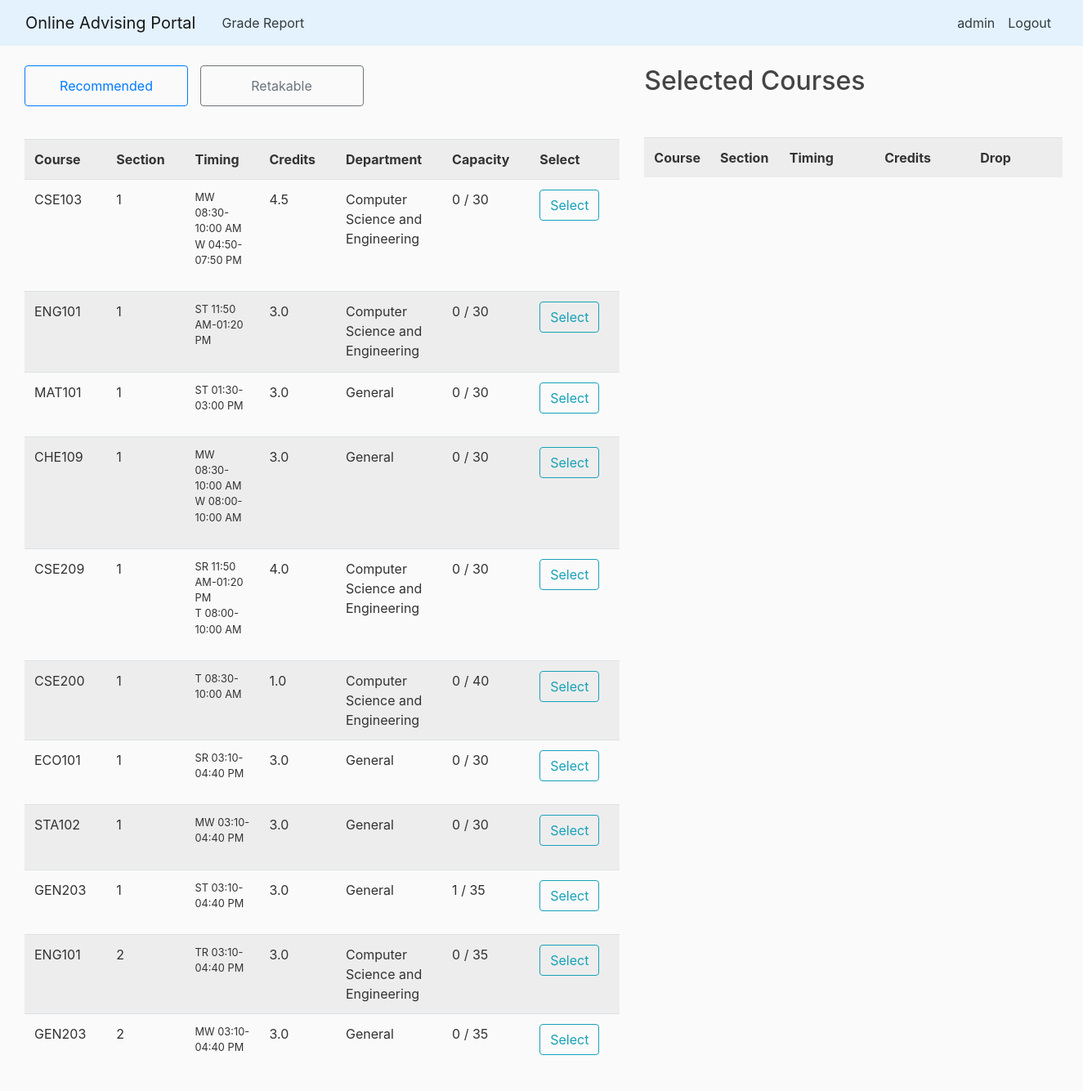
The page /advising/ (signed in) on the database its author committed.
### advising_portal/models.py (models this page shows)
class Course(models.Model):
    course_id = models.CharField(max_length=100, primary_key=True)
    course_code = models.CharField(max_length=10)
    course_title = models.TextField()
    department = models.ForeignKey(Department, on_delete=models.SET_NULL, null=True)
    prerequisite_course = models.ForeignKey('self', on_delete=models.SET_NULL, null=True)
    credit = models.FloatField()
    created_at = models.DateTimeField(default=timezone.now)
    created_by = models.ForeignKey(User, on_delete=models.SET_NULL, null=True)

class Department(models.Model):
    department_id = models.CharField(max_length=100, primary_key=True)
    department_name = models.TextField()
    created_at = models.DateTimeField(default=timezone.now)
    created_by = models.ForeignKey(User, on_delete=models.SET_NULL, null=True)

### advising_portal/views.py (the view, shortened to what this page needs)
# urls.py: path('advising/', views.home, name='advising-portal-home'),
@login_required
def home(request):
    student = Student.objects.get(username_id=request.user)
    filter_condition = request.GET.get('filter', 'recommended')
    if filter_condition == 'recommended':
        section_filter = CoursesTaken.objects.filter(
            student_id=student,
            semester_id__in=Semester.objects.filter(
                advising_status=False
            ).values('semester_id').all()
        ).values('section_id').all()
        sections = Section.objects.exclude(
            course_id__in=Section.objects.filter(
                section_id__in=section_filter
            ).values('course_id').all()
        )
        sections = sections.exclude(
            course_id__in=Course.objects.filter(
                prerequisite_course_id__in=Section.objects.exclude(
                    section_id__in=CoursesTaken.objects.filter(
                        student_id=student,
                        semester_id__in=Semester.objects.filter(
                            advising_status=False
                        ).values('semester_id').all()
                    ).values('section_id').all()
                ).values('course_id').all()
            ).values('course_id').all()
        )
    sections = list(sections)
    view_data = []
    for section in sections:
        formatted_data = {
            'section_id': section.section_id,
            'section_no': section.section_no,
            'section_capacity': section.section_capacity,
            'total_students': section.total_students,
            'department_name': section.course.department.department_name,
            'instructor_id': section.instructor.name,
            'course_id': section.course.course_code,
            'credit': section.course.credit,
        }
        routines = {}
        get_time_slots = Routine.objects.filter(
            routine_slot_id=section.routine_id
        ).values('time_slot_id').distinct()
        for time_slot in get_time_slots:
            time_slot = TimeSlot.objects.get(time_slot_id=time_slot['time_slot_id'])
            time_part = str(time_slot)[2:]
            day_part = str(time_slot)[0]
            if time_part not in routines:
                routines[time_part] = day_part
            else:
                routines[time_part] += day_part
        routine_str = ''
        for time, day in routines.items():
            routine_str += f'{day} {time}\n'
        formatted_data['routine_id'] = routine_str
        view_data.append(formatted_data)
    student_id = Student.objects.get(username_id=request.user).pk
    current_semester_id = Semester.objects.get(advising_status=True).pk
    courses_taken = CoursesTaken.objects.filter(
        student_id=student_id,
        semester_id=current_semester_id
    ).all()
    view_selected_courses_data = []
    context = {
        'sections': view_data,
        'selected_courses': view_selected_courses_data
    }
    return render(request, 'advising_portal/home.html', context)

### advising_portal/models.py (called while the page is built)
    def __str__(self):
        time_visual_format = f'{self.day} {self.start_time.strftime("%I:%M %p")}-{self.end_time.strftime("%I:%M %p")}'
        if time_visual_format[8:10] == time_visual_format[17:19]:
            time_visual_format = time_visual_format[:7] + time_visual_format[10:19]
        return time_visual_format

### advising_portal/templates/advising_portal/home.html (shortened to what this page needs)
{% extends "advising_portal/base.html" %}
{% block content %}
    <div class="row fix-width">
        <div class="col-7">
            <div class="btn-self-design">
                <button class="btn btn-outline-primary btn-fix-width" type="submit" onclick="location.href='{% url 'advising-portal-home' %}?filter=recommended'">
                    Recommended
                </button>
                <button class="btn btn-outline-secondary btn-fix-width" type="submit" onclick="location.href='{% url 'advising-portal-home' %}?filter=retakable'">
                    Retakable
                </button>
            </div>
            <div class="table-responsive left-table-align">
                <table class="table table-striped">
                    <tbody>
                        <tr>
                            <td class="col-md-1"><b>Course</b></td>
                            <td class="col-md-1"><b>Section</b></td>
                            <td class="col-md-1"><b>Timing</b></td>
                            <td class="col-md-1"><b>Credits</b></td>
                            <td class="col-md-1"><b>Department</b></td>
                            <td class="col-md-1"><b>Capacity</b></td>
                            <td class="col-md-1"><b>Select</b></td>
                        </tr>
                        {% for section in sections %}
                            <tr>
                                <td class="col-md-1">{{ section.course_id }}</td>
                                <td class="col-md-1">{{ section.section_no }}</td>
                                <td class="col-md-1"><small>{{ section.routine_id|linebreaks }}</small></td>
                                <td class="col-md-1">{{ section.credit }}</td>
                                <td class="col-md-1">{{ section.department_name }}</td>
                                <td class="col-md-1">{{ section.total_students }} / {{ section.section_capacity }}</td>
                                <td class="col-md-1">
                                    <button class="btn btn-outline-info" type="submit" onclick="location.href='{% url 'advising-portal-select-course' section.section_id %}'">
                                        Select
                                    </button>
                                </td>
                            </tr>
                        {% endfor %}
                    </tbody>
                </table>
            </div>
        </div>
        <div class="col-5">
            <h2 class="sub-header">Selected Courses</h2>
            <div class="table-responsive right-table-align">
                <table class="table table-striped">
                    <tbody>
                    <tr>
                        <td class="col-md-1"><b>Course</b></td>
                        <td class="col-md-2"><b>Section</b></td>
                        <td class="col-md-3"><b>Timing</b></td>
                        <td class="col-md-3"><b>Credits</b></td>
                        <td class="col-md-3"><b>Drop</b></td>
                    </tr>
                    </tbody>
                </table>
            </div>
        </div>
    </div>
{% endblock content %}

### advising_portal/templates/advising_portal/base.html (shortened to what this page needs)
{% load static %}
<!DOCTYPE html>
<html>
<head>
    <link rel="stylesheet" href="https://maxcdn.bootstrapcdn.com/bootstrap/4.0.0/css/bootstrap.min.css"
>
    <link rel="stylesheet" type="text/css" href="{% static 'advising_portal/main.css' %}">
</head>
<body>
<header class="site-header">
    <nav class="navbar navbar-expand-md navbar-light fixed-top" style="background-color: #e3f2fd;">
        <div class="container-fluid fix-width">
            <a class="navbar-brand mr-4" href="{% url 'advising-portal-home' %}">Online Advising Portal</a>
            <div class="collapse navbar-collapse" id="navbarToggle">
                <div class="navbar-nav mr-auto">
                    {% if user.is_authenticated %}
                        <a class="nav-item nav-link text-dark" href="{% url 'advising-portal-grade-report' %}">Grade Report</a>
                    {% endif %}
                </div>
                <div class="navbar-nav">
                    {% if user.is_authenticated %}
                        <a class="nav-item nav-link text-dark" href="{% url 'profile' %}">{{ user.username }}</a>
                        <a class="nav-item nav-link text-dark" href="{% url 'logout' %}">Logout</a>
                    {% else %}
                        <a class="nav-item nav-link text-dark" href="{% url 'login' %}">Login</a>
                        <a class="nav-item nav-link text-dark" href="{% url 'register' %}">Register</a>
                    {% endif %}
                </div>
            </div>
        </div>
    </nav>
</header>
<main class="container-fluid">
    {% block content %}{% endblock %}
</main>
</body>
</html>

### advising_portal/static/advising_portal/main.css (style rules this page uses)
body { background: #fafafa; color: #333333; margin-top: 5rem; }
.fix-width { width: 1300px; margin: 0 auto; }
.left-table-align { margin-top: 40px; }
.right-table-align { margin-top: 50px; }
.btn-fix-width { width: 200px; margin-right:10px; height: 50px; }
h1, h2, h3, h4, h5, h6 { color: #444444; }
.site-header .navbar-nav .nav-link { color: #cbd5db; }

### rows shown on the page
Course: course_id "CSE103", credit "4.5"
Department: department_name "Computer Science and Engineering" "Computer Science and Engineering" "Computer Science and Engineering" "Computer Science and Engineering" "Computer Science and Engineering"
Course: course_id "ENG101" "ENG101", credit "3.0" "3.0"
Course: course_id "MAT101", credit "3.0"
Department: department_name "General" "General" "General" "General" "General" "General"
Course: course_id "CHE109", credit "3.0"
Course: course_id "CSE209", credit "4.0"
Course: course_id "CSE200", credit "1.0"
Course: course_id "ECO101", credit "3.0"
Course: course_id "STA102", credit "3.0"
Course: course_id "GEN203" "GEN203", credit "3.0" "3.0"

### other values the page prints
{{ user.username }} "admin"
{{ section.section_no }} "1" "1" "1" "1" "1" "1" "1" "1" "1" "2" "2"
{{ section.routine_id|linebreaks }} "MW 08:30-10:00 AM W 04:50-07:50 PM" "ST 11:50 AM-01:20 PM" "ST 01:30-03:00 PM" "MW 08:30-10:00 AM W 08:00-10:00 AM" "SR 11:50 AM-01:20 PM T 08:00-10:00 AM" "T 08:30-10:00 AM" "SR 03:10-04:40 PM" "MW 03:10-04:40 PM" "ST 03:10-04:40 PM" "TR 03:10-04:40 PM" "MW 03:10-04:40 PM"
{{ section.total_students }} "0" "0" "0" "0" "0" "0" "0" "0" "1" "0" "0"
{{ section.section_capacity }} "30" "30" "30" "30" "30" "40" "30" "30" "35" "35" "35"
